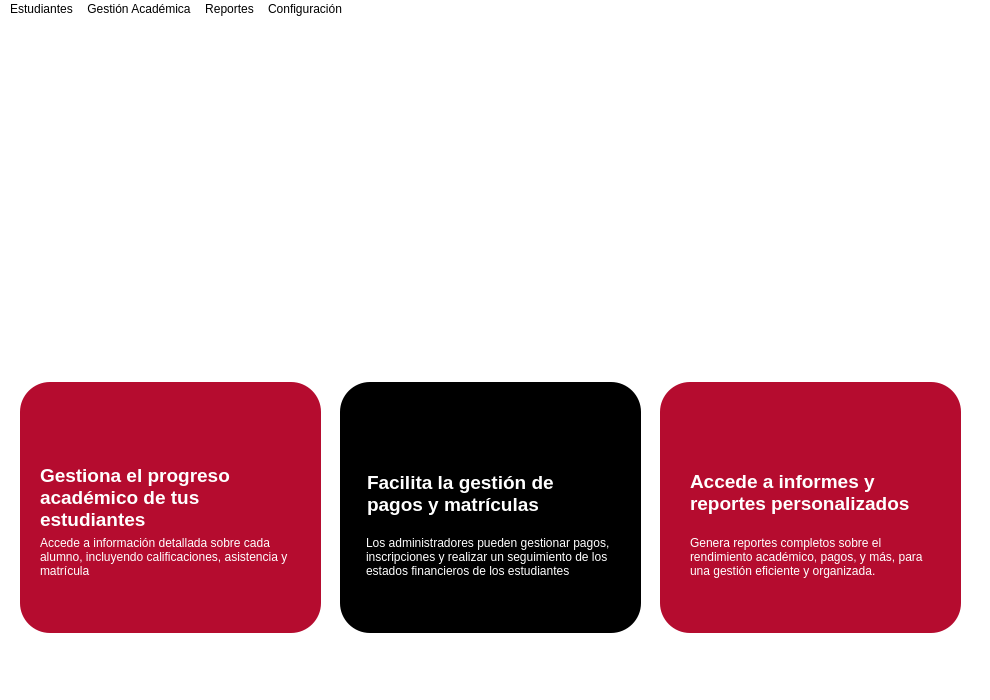
<?xml version="1.0" encoding="UTF-8"?>
<ui version="4.0">
 <class>MainWindow</class>
 <widget class="QMainWindow" name="MainWindow">
  <property name="geometry">
   <rect>
    <x>0</x>
    <y>0</y>
    <width>990</width>
    <height>700</height>
   </rect>
  </property>
  <property name="minimumSize">
   <size>
    <width>990</width>
    <height>700</height>
   </size>
  </property>
  <property name="maximumSize">
   <size>
    <width>990</width>
    <height>700</height>
   </size>
  </property>
  <property name="windowTitle">
   <string>UTP Student Manager - Ventana Administrador</string>
  </property>
  <property name="windowIcon">
   <iconset>
    <normaloff>Img/icono.jpg</normaloff>Img/icono.jpg</iconset>
  </property>
  <property name="styleSheet">
   <string notr="true">background-color: rgb(255, 255, 255);</string>
  </property>
  <widget class="QWidget" name="centralwidget">
   <widget class="QLabel" name="subtitulo_1">
    <property name="geometry">
     <rect>
      <x>40</x>
      <y>503</y>
      <width>261</width>
      <height>71</height>
     </rect>
    </property>
    <property name="styleSheet">
     <string notr="true">font: 25 12pt &quot;Calibri&quot;;
background: none;
color: #E0E0E0;</string>
    </property>
    <property name="text">
     <string>&lt;html&gt;&lt;head/&gt;&lt;body&gt;&lt;p&gt;&lt;span style=&quot; color:#ffffff;&quot;&gt;Accede a información detallada sobre cada alumno, incluyendo calificaciones, asistencia y matrícula&lt;/span&gt;&lt;/p&gt;&lt;/body&gt;&lt;/html&gt;</string>
    </property>
    <property name="scaledContents">
     <bool>false</bool>
    </property>
    <property name="wordWrap">
     <bool>true</bool>
    </property>
   </widget>
   <widget class="QLabel" name="banner">
    <property name="geometry">
     <rect>
      <x>-10</x>
      <y>0</y>
      <width>1001</width>
      <height>311</height>
     </rect>
    </property>
    <property name="text">
     <string/>
    </property>
    <property name="pixmap">
     <pixmap>Img/imgPrincipal.png</pixmap>
    </property>
    <property name="scaledContents">
     <bool>true</bool>
    </property>
   </widget>
   <widget class="QLabel" name="logoUTP">
    <property name="geometry">
     <rect>
      <x>10</x>
      <y>20</y>
      <width>111</width>
      <height>41</height>
     </rect>
    </property>
    <property name="text">
     <string/>
    </property>
    <property name="pixmap">
     <pixmap>../../Proyecto/Gestion_Alumnos/UI/img/icono.png</pixmap>
    </property>
    <property name="scaledContents">
     <bool>true</bool>
    </property>
   </widget>
   <widget class="QLabel" name="subtitulo_2">
    <property name="geometry">
     <rect>
      <x>366</x>
      <y>483</y>
      <width>251</width>
      <height>111</height>
     </rect>
    </property>
    <property name="styleSheet">
     <string notr="true">font: 25 12pt &quot;Calibri&quot;;
color: rgb(255, 255, 255);
background: none;</string>
    </property>
    <property name="text">
     <string>&lt;html&gt;&lt;head/&gt;&lt;body&gt;&lt;p&gt;Los administradores pueden gestionar pagos, inscripciones y realizar un seguimiento de los estados financieros de los estudiantes&lt;/p&gt;&lt;/body&gt;&lt;/html&gt;</string>
    </property>
    <property name="scaledContents">
     <bool>false</bool>
    </property>
    <property name="wordWrap">
     <bool>true</bool>
    </property>
   </widget>
   <widget class="QLabel" name="subtitulo_3">
    <property name="geometry">
     <rect>
      <x>690</x>
      <y>493</y>
      <width>241</width>
      <height>91</height>
     </rect>
    </property>
    <property name="styleSheet">
     <string notr="true">font: 25 12pt &quot;Calibri&quot;;
color: rgb(255, 255, 255);
background: none;</string>
    </property>
    <property name="text">
     <string>&lt;html&gt;&lt;head/&gt;&lt;body&gt;&lt;p&gt;Genera reportes completos sobre el rendimiento académico, pagos, y más, para una gestión eficiente y organizada.&lt;/p&gt;&lt;/body&gt;&lt;/html&gt;</string>
    </property>
    <property name="textFormat">
     <enum>Qt::AutoText</enum>
    </property>
    <property name="scaledContents">
     <bool>false</bool>
    </property>
    <property name="wordWrap">
     <bool>true</bool>
    </property>
   </widget>
   <widget class="QLabel" name="titulo1">
    <property name="geometry">
     <rect>
      <x>40</x>
      <y>443</y>
      <width>261</width>
      <height>71</height>
     </rect>
    </property>
    <property name="styleSheet">
     <string notr="true">font: 25 12pt &quot;Calibri&quot;;
background: none</string>
    </property>
    <property name="text">
     <string>&lt;html&gt;&lt;head/&gt;&lt;body&gt;&lt;p&gt;&lt;span style=&quot; font-size:14pt; font-weight:600; color:#ffffff;&quot;&gt;Gestiona el progreso académico de tus estudiantes&lt;/span&gt;&lt;/p&gt;&lt;/body&gt;&lt;/html&gt;</string>
    </property>
    <property name="scaledContents">
     <bool>false</bool>
    </property>
    <property name="wordWrap">
     <bool>true</bool>
    </property>
   </widget>
   <widget class="QLabel" name="titulo2">
    <property name="geometry">
     <rect>
      <x>367</x>
      <y>439</y>
      <width>231</width>
      <height>71</height>
     </rect>
    </property>
    <property name="styleSheet">
     <string notr="true">font: 25 12pt &quot;Calibri&quot;;
color: rgb(255, 255, 255);
background: none;</string>
    </property>
    <property name="text">
     <string>&lt;html&gt;&lt;head/&gt;&lt;body&gt;&lt;p&gt;&lt;span style=&quot; font-size:14pt; font-weight:600;&quot;&gt;Facilita la gestión de pagos y matrículas&lt;/span&gt;&lt;/p&gt;&lt;/body&gt;&lt;/html&gt;</string>
    </property>
    <property name="scaledContents">
     <bool>false</bool>
    </property>
    <property name="wordWrap">
     <bool>true</bool>
    </property>
   </widget>
   <widget class="QLabel" name="titulo3">
    <property name="geometry">
     <rect>
      <x>690</x>
      <y>438</y>
      <width>261</width>
      <height>71</height>
     </rect>
    </property>
    <property name="styleSheet">
     <string notr="true">font: 25 12pt &quot;Calibri&quot;;
color: rgb(255, 255, 255);
background: none;</string>
    </property>
    <property name="text">
     <string>&lt;html&gt;&lt;head/&gt;&lt;body&gt;&lt;p&gt;&lt;span style=&quot; font-size:14pt; font-weight:600;&quot;&gt;Accede a informes y reportes personalizados&lt;/span&gt;&lt;/p&gt;&lt;/body&gt;&lt;/html&gt;</string>
    </property>
    <property name="scaledContents">
     <bool>false</bool>
    </property>
    <property name="wordWrap">
     <bool>true</bool>
    </property>
   </widget>
   <widget class="QLabel" name="icon1">
    <property name="geometry">
     <rect>
      <x>40</x>
      <y>393</y>
      <width>51</width>
      <height>51</height>
     </rect>
    </property>
    <property name="styleSheet">
     <string notr="true">background: none</string>
    </property>
    <property name="text">
     <string/>
    </property>
    <property name="pixmap">
     <pixmap>Img/iconoPrincipal1_fondoBlanco.png</pixmap>
    </property>
    <property name="scaledContents">
     <bool>true</bool>
    </property>
   </widget>
   <widget class="QLabel" name="icon2">
    <property name="geometry">
     <rect>
      <x>369</x>
      <y>394</y>
      <width>51</width>
      <height>51</height>
     </rect>
    </property>
    <property name="styleSheet">
     <string notr="true">background: none</string>
    </property>
    <property name="text">
     <string/>
    </property>
    <property name="pixmap">
     <pixmap>Img/iconoPrincipal2_fondoBlanco.png</pixmap>
    </property>
    <property name="scaledContents">
     <bool>true</bool>
    </property>
   </widget>
   <widget class="QLabel" name="icon3">
    <property name="geometry">
     <rect>
      <x>690</x>
      <y>390</y>
      <width>41</width>
      <height>51</height>
     </rect>
    </property>
    <property name="styleSheet">
     <string notr="true">background: none</string>
    </property>
    <property name="text">
     <string/>
    </property>
    <property name="pixmap">
     <pixmap>Img/iconoPrincipal3_fondoBlanco.png</pixmap>
    </property>
    <property name="scaledContents">
     <bool>true</bool>
    </property>
   </widget>
   <widget class="QLabel" name="label">
    <property name="geometry">
     <rect>
      <x>20</x>
      <y>363</y>
      <width>301</width>
      <height>251</height>
     </rect>
    </property>
    <property name="styleSheet">
     <string notr="true">background-color: rgb(181, 12, 47);
border-radius: 30px;
</string>
    </property>
    <property name="text">
     <string/>
    </property>
   </widget>
   <widget class="QLabel" name="label_2">
    <property name="geometry">
     <rect>
      <x>340</x>
      <y>363</y>
      <width>301</width>
      <height>251</height>
     </rect>
    </property>
    <property name="styleSheet">
     <string notr="true">background-color: rgb(0, 0, 0);
border-radius: 30px;
</string>
    </property>
    <property name="text">
     <string/>
    </property>
   </widget>
   <widget class="QLabel" name="label_3">
    <property name="geometry">
     <rect>
      <x>660</x>
      <y>363</y>
      <width>301</width>
      <height>251</height>
     </rect>
    </property>
    <property name="styleSheet">
     <string notr="true">background-color: rgb(181, 12, 47);
border-radius: 30px;
</string>
    </property>
    <property name="text">
     <string/>
    </property>
   </widget>
   <zorder>label_3</zorder>
   <zorder>label_2</zorder>
   <zorder>label</zorder>
   <zorder>subtitulo_1</zorder>
   <zorder>banner</zorder>
   <zorder>logoUTP</zorder>
   <zorder>subtitulo_2</zorder>
   <zorder>subtitulo_3</zorder>
   <zorder>titulo1</zorder>
   <zorder>titulo2</zorder>
   <zorder>titulo3</zorder>
   <zorder>icon1</zorder>
   <zorder>icon2</zorder>
   <zorder>icon3</zorder>
  </widget>
  <widget class="QMenuBar" name="menubar">
   <property name="geometry">
    <rect>
     <x>0</x>
     <y>0</y>
     <width>990</width>
     <height>21</height>
    </rect>
   </property>
   <widget class="QMenu" name="menuEstudiantes">
    <property name="title">
     <string>Estudiantes</string>
    </property>
    <addaction name="menu_agregarEstudiantes"/>
    <addaction name="menu_MatricularEstudiante"/>
    <addaction name="menu_GestionarPagos"/>
   </widget>
   <widget class="QMenu" name="menuGesti_n_Acad_mica">
    <property name="title">
     <string>Gestión Académica</string>
    </property>
    <addaction name="menu_RegistrarCalificaciones"/>
    <addaction name="menu_ListaDocentes"/>
   </widget>
   <widget class="QMenu" name="menuReportes">
    <property name="title">
     <string>Reportes</string>
    </property>
    <addaction name="menu_GenerarReporteAlumno"/>
    <addaction name="menu_GenerarReporteCalificaciones"/>
    <addaction name="menu_GenerarReportePagos"/>
   </widget>
   <widget class="QMenu" name="menuConfiguraci_n">
    <property name="title">
     <string>Configuración</string>
    </property>
    <addaction name="menu_AdministradorUsuarios"/>
    <addaction name="menu_CerrarSesion"/>
   </widget>
   <addaction name="menuEstudiantes"/>
   <addaction name="menuGesti_n_Acad_mica"/>
   <addaction name="menuReportes"/>
   <addaction name="menuConfiguraci_n"/>
  </widget>
  <widget class="QStatusBar" name="statusbar"/>
  <action name="menu_VerPerfil">
   <property name="icon">
    <iconset>
     <normaloff>Img/perfil.png</normaloff>Img/perfil.png</iconset>
   </property>
   <property name="text">
    <string>Ver perfil</string>
   </property>
  </action>
  <action name="menu_AdministradorUsuarios">
   <property name="icon">
    <iconset>
     <normaloff>Img/usuarios.png</normaloff>Img/usuarios.png</iconset>
   </property>
   <property name="text">
    <string>Administrador usuarios</string>
   </property>
  </action>
  <action name="menu_GenerarReporteAlumno">
   <property name="icon">
    <iconset>
     <normaloff>Img/reporteAlumno.png</normaloff>Img/reporteAlumno.png</iconset>
   </property>
   <property name="text">
    <string>Generar Reporte de Alumno</string>
   </property>
  </action>
  <action name="menu_GenerarReporteCalificaciones">
   <property name="icon">
    <iconset>
     <normaloff>Img/reporteCalificaciones.png</normaloff>Img/reporteCalificaciones.png</iconset>
   </property>
   <property name="text">
    <string>Generar Reporte de Calificaciones</string>
   </property>
  </action>
  <action name="menu_GenerarReportePagos">
   <property name="icon">
    <iconset>
     <normaloff>Img/reportePagos.png</normaloff>Img/reportePagos.png</iconset>
   </property>
   <property name="text">
    <string>Generar Reporte de Pagos</string>
   </property>
  </action>
  <action name="menu_RegistrarCalificaciones">
   <property name="icon">
    <iconset>
     <normaloff>Img/boleta-de-calificaciones.png</normaloff>Img/boleta-de-calificaciones.png</iconset>
   </property>
   <property name="text">
    <string>Registrar Calificaciones</string>
   </property>
  </action>
  <action name="menu_ListaDocentes">
   <property name="icon">
    <iconset>
     <normaloff>Img/profesor2.png</normaloff>Img/profesor2.png</iconset>
   </property>
   <property name="text">
    <string>Ver Lista de Docentes</string>
   </property>
  </action>
  <action name="menu_agregarEstudiantes">
   <property name="icon">
    <iconset>
     <normaloff>Img/listaAlumnos.png</normaloff>Img/listaAlumnos.png</iconset>
   </property>
   <property name="text">
    <string>Agregar Estudiante</string>
   </property>
  </action>
  <action name="menu_GestionarPagos">
   <property name="icon">
    <iconset>
     <normaloff>Img/pagos.png</normaloff>Img/pagos.png</iconset>
   </property>
   <property name="text">
    <string>Gestionar Pagos</string>
   </property>
  </action>
  <action name="menu_CerrarSesion">
   <property name="icon">
    <iconset>
     <normaloff>Img/cerrarSesion.png</normaloff>Img/cerrarSesion.png</iconset>
   </property>
   <property name="text">
    <string>Cerrar Sesión</string>
   </property>
  </action>
  <action name="menu_MatricularEstudiante">
   <property name="icon">
    <iconset>
     <normaloff>Img/agregarAlumno.png</normaloff>Img/agregarAlumno.png</iconset>
   </property>
   <property name="text">
    <string>Matricular Estudiante</string>
   </property>
  </action>
 </widget>
 <resources/>
 <connections/>
</ui>
